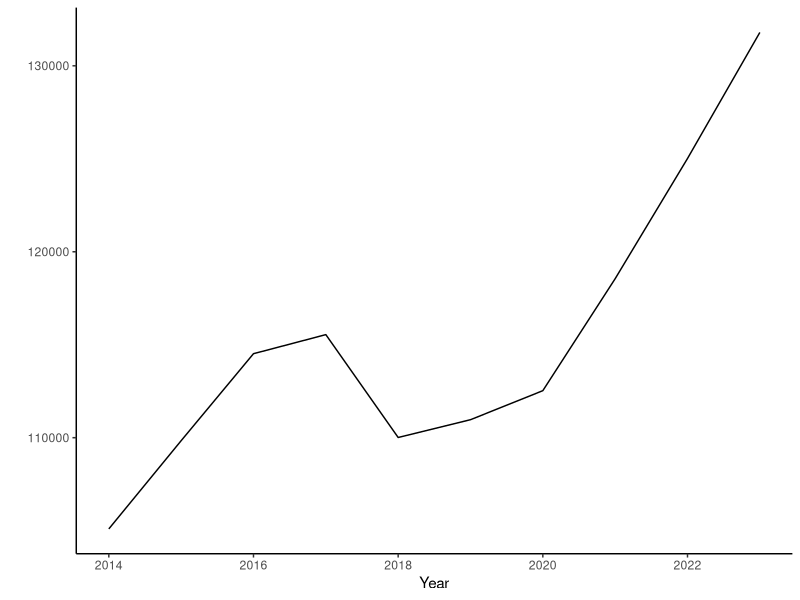
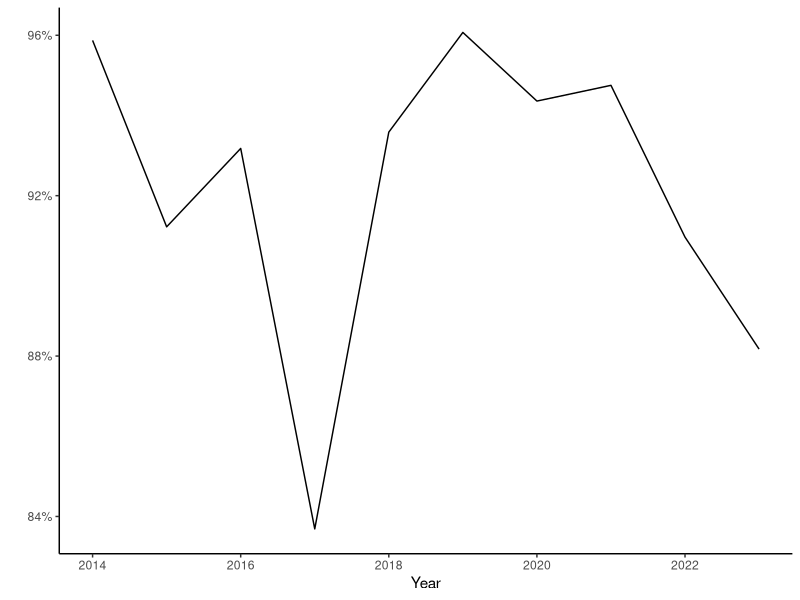
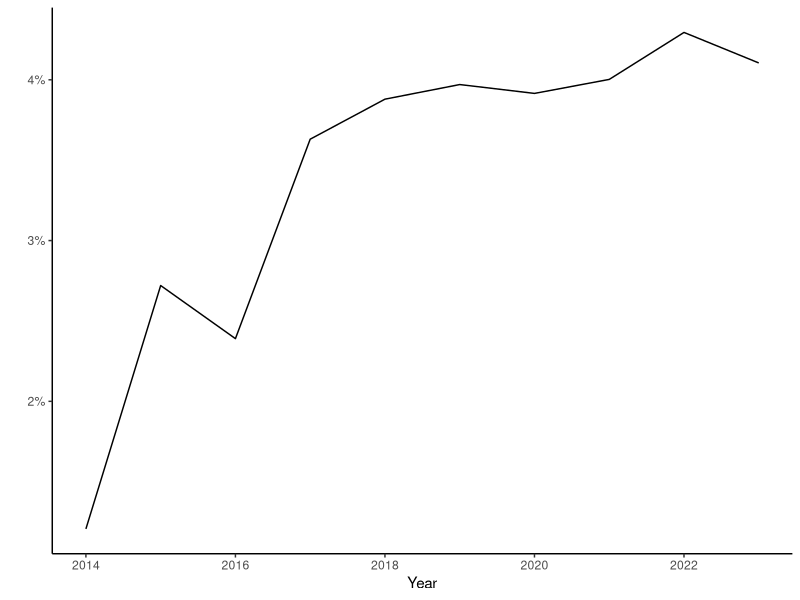
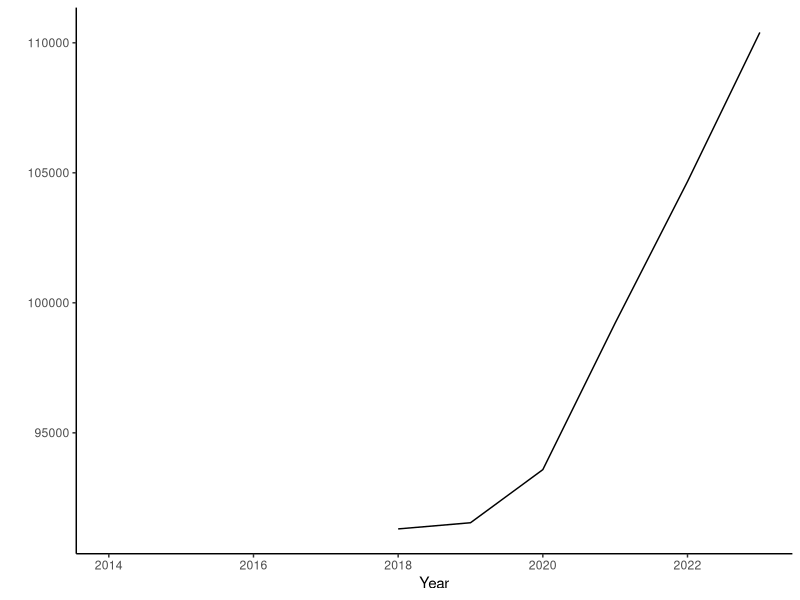
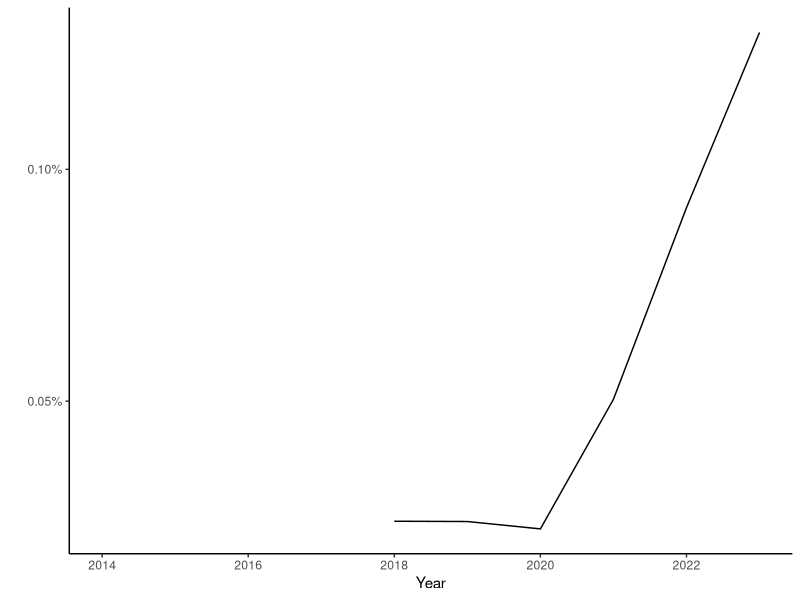
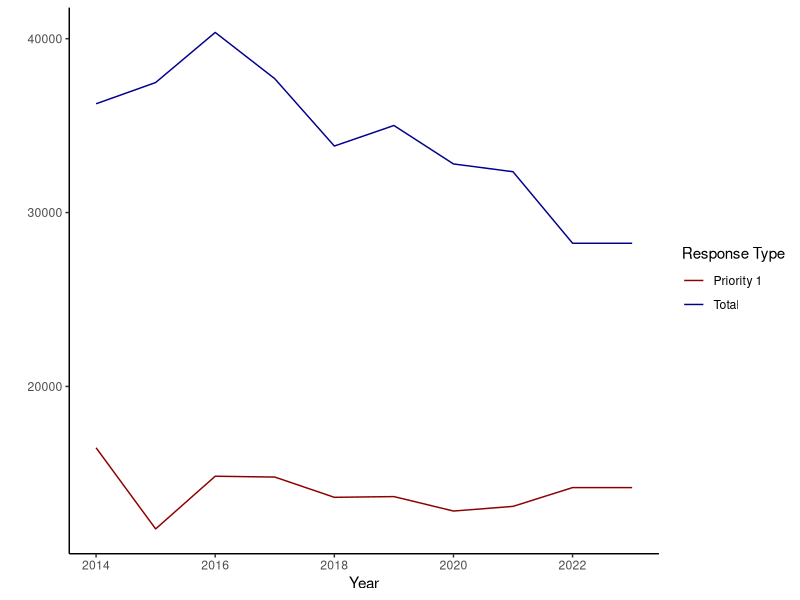
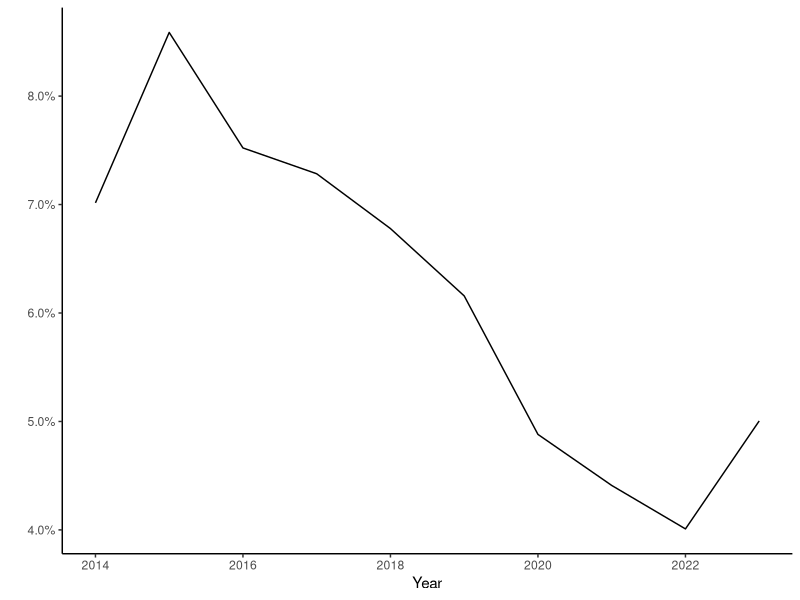
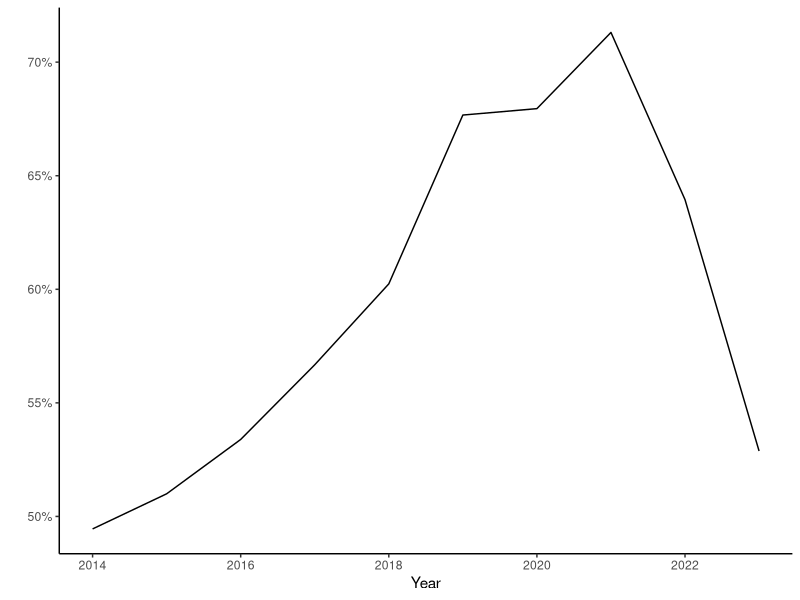

R code for these plots, in order:
## ---- chunk 1
library(readr)
library(dplyr)
library(ggplot2)
library(tidyr)
library(stringr)
## ---- chunk 2
dog_data <- read_csv("data/dog-control.csv")
## ---- chunk 3
# Summaries of dogs and owners

dogs <- dog_data |> 
  filter(category == "registrations" | category == "classification") |> 
  group_by(financial_year) |> 
  select(-category) |> 
  pivot_wider(names_from = c(subcategory, measure), values_from = value) |> 
  select(-dangerous_total, -(starts_with("shelters"))) |> 
  mutate(
    menacing = menacing_33A + menacing_33C,
    dangerous = dangerous_conviction + dangerous_evidence + dangerous_admission,
    pc_men = menacing / dogs_known,
    pc_dan = dangerous / dogs_known,
    pc_reg = dogs_registered / dogs_known,
  )

owners <- dog_data |> 
  filter(subcategory == "owners" | subcategory == "prosecution-appeal") |> 
  group_by(financial_year) |> 
  select(-category) |> 
  pivot_wider(names_from = c(subcategory, measure), values_from = value) |> 
  mutate(
    owners_sanctioned = owners_probationary + owners_disqualified,
    pc_sanctioned = owners_sanctioned / owners_total,
  )
## ---- chunk 4
ggplot(dogs, aes(x = financial_year, y = dogs_known)) +
  geom_line() +
  theme_classic() +
  xlab("Year") +
  ylab("")
## ---- chunk 5
ggplot(dogs, aes(x = financial_year, y = pc_reg)) +
  geom_line() +
  theme_classic() +
  xlab("Year") +
  ylab("") +
  scale_y_continuous(labels = scales::percent)
## ---- chunk 6
ggplot(dogs, aes(x = financial_year, y = pc_men)) +
  geom_line() +
  theme_classic() +
  xlab("Year") +
  ylab("") +
  scale_y_continuous(labels = scales::percent)
## ---- chunk 7
ggplot(owners, aes(x = financial_year, y = owners_total)) +
  geom_line() +
  theme_classic() +
  xlab("Year") +
  ylab("")
## ---- chunk 8
ggplot(owners, aes(x = financial_year, y = pc_sanctioned)) +
  geom_line() +
  theme_classic() +
  xlab("Year") +
  ylab("") +
  scale_y_continuous(labels = scales::percent)
## ---- chunk 9
rfs <- dog_data |> 
  filter(subcategory == "priority-1" | 
           subcategory == "priority-2") |> 
  group_by(financial_year) |> 
  select(-category, -measure) |> 
  pivot_wider(names_from = c(subcategory), values_from = value) |> 
  mutate(
    rfs_total = `priority-1` + `priority-2`,
  )

ggplot(rfs, aes(x = financial_year)) +
  geom_line(aes(y = rfs_total, color = "Total")) +
  geom_line(aes(y = `priority-1`, color = "Priority 1")) +
  scale_color_manual(values = c(
    "Total" = "darkblue",
    "Priority 1" = "darkred")) +
  labs(color = "Response Type") +
  theme_classic() +
  xlab("Year") +
  ylab("")
## ---- chunk 10
impounds <- dog_data |> 
  filter(category == "shelters") |> 
  group_by(financial_year) |> 
  select(-category, -measure) |> 
  pivot_wider(names_from = c(subcategory), values_from = value)

impounds$dogs_known <- dogs$dogs_known

impounds <- impounds |> 
  mutate(
    pc_impounded = impound / dogs_known,
    pc_returned = `claimed-returned` / impound,
    pc_euthanised = euthanised / impound,
    pc_adopted = `adopted-rescued` / impound,
  )
## ---- chunk 11
ggplot(impounds, aes(x = financial_year, y = pc_impounded)) +
  geom_line() +
  theme_classic() +
  xlab("Year") +
  ylab("") +
  scale_y_continuous(labels = scales::percent)
## ---- chunk 12
ggplot(impounds, aes(x = financial_year, y = pc_returned)) +
  geom_line() +
  theme_classic() +
  xlab("Year") +
  ylab("") +
  scale_y_continuous(labels = scales::percent)
## ---- chunk 13
ggplot(impounds, aes(x = financial_year, y = pc_euthanised)) +
  geom_line() +
  theme_classic() +
  xlab("Year") +
  ylab("") +
  scale_y_continuous(labels = scales::percent)
## ---- chunk 14
ggplot(impounds, aes(x = financial_year, y = pc_adopted)) +
  geom_line() +
  theme_classic() +
  xlab("Year") +
  ylab("") +
  scale_y_continuous(labels = scales::percent)
## ---- chunk 15
enforce <- dog_data |> 
  filter(category == "enforcement" | category == "infringements") |>
  select(-category) |> 
  group_by(financial_year) |> 
  pivot_wider(names_from = c(subcategory, measure), values_from = value)
## ---- chunk 16
ggplot(enforce, aes(x = financial_year, y = offence_total)) +
  geom_line() +
  theme_classic() +
  xlab("Year") +
  ylab("")
## ---- chunk 17
ggplot(enforce, aes(x = financial_year, 
                   y = `prosecution-appeal_total`)) +
  geom_line() +
  theme_classic() +
  xlab("Year") +
  ylab("")
## ---- chunk 18
resource <- dog_data |> 
  filter(category == "resourcing") |>
  select(-category) |> 
  group_by(financial_year) |> 
  pivot_wider(names_from = c(subcategory, measure), values_from = value) |> 
  mutate(
    pc_field = staff_field / staff_total,
  )

resource$dogs_known <- dogs$dogs_known

resource <- resource |> 
  mutate(
    staff_indexed = dogs_known / staff_total,
  )
## ---- chunk 19
ggplot(resource, aes(x = financial_year, 
                   y = staff_indexed)) +
  geom_line() +
  theme_classic() +
  xlab("Year") +
  ylab("")
## ---- chunk 20
ggplot(resource, aes(x = financial_year, 
                   y = pc_field)) +
  geom_line() +
  theme_classic() +
  xlab("Year") +
  ylab("") +
  scale_y_continuous(labels = scales::percent)
